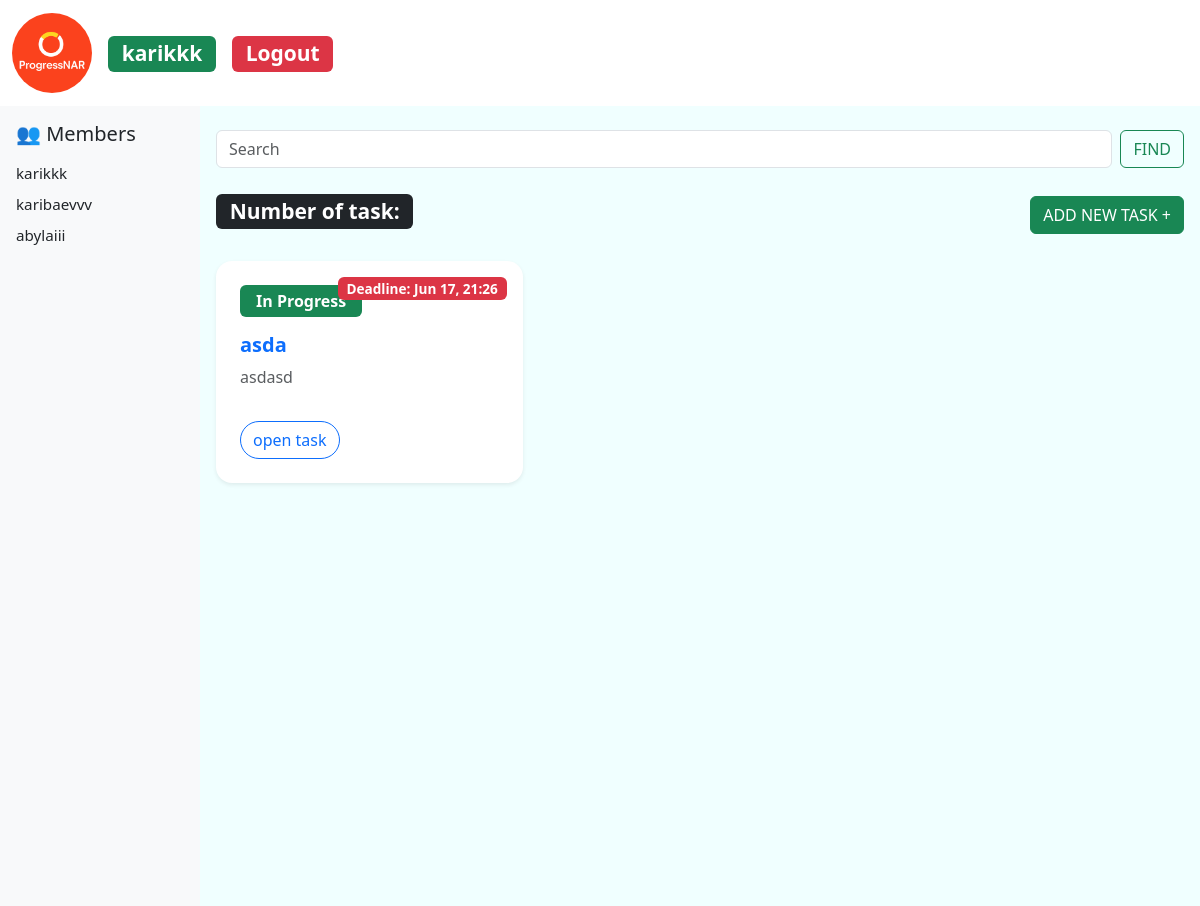
Screenshot of /project/552e9ab7945846c092cd9d25896d17c5/ (signed in) with the database file from the repository.
### todoApp_main/models.py (models this page shows, shortened)
class Task(models.Model):
    class Status(models.TextChoices):
        BACKLOG = 'backlog', 'Backlog'
        IN_PROGRESS = 'in_progress', 'In Progress'
        DONE = 'done', 'Done'
        EXPIRED = 'expired', 'Expired'
    class Priority(models.TextChoices):
        LOW = 'low', 'Low'
        MEDIUM = 'medium', 'Medium'
        HIGH = 'high', 'High'
    user = models.ForeignKey(User, on_delete=models.CASCADE,blank=True)
    id = models.UUIDField(primary_key = True,default = uuid.uuid4,editable = False)
    title = models.CharField(max_length = 100)
    description = models.TextField(null = False,blank = True)
    responsible_user = models.ManyToManyField(  # Изменил название поля
        User,
        blank=True,
        related_name='responsible_users',
    )
    status = models.CharField(
        max_length = 20,
        choices = Status.choices,
        default = Status.BACKLOG
    )
    priority = models.CharField(
        max_length = 20,
        choices = Priority.choices,
        default = Priority.MEDIUM
    )
    deadline = models.DateTimeField()
    created_at = models.DateTimeField(auto_now_add = True)
    updated_at = models.DateTimeField(auto_now = True)
    class Meta:
        ordering = ['-updated_at']

### todoApp_main/views.py (the view)
# urls.py: path('project/<str:pk>/',views.project,name='project'),
@login_required(login_url='login')
def project(request,pk):
    project = Projects.objects.get(id = pk)
    if request.user != project.admin and not project.users.filter(id=request.user.id).exists():
        return redirect('not_allowed')
    tasks = project.tasks.all()
    users = project.users.all()
    project_id = pk
    print(users)
    return render(request,'todoApp_main/project_page.html',{'tasks':tasks,'project_id':project_id,'users':users})

### todoApp_main/templates/todoApp_main/project_page.html (shortened to what this page needs)
{% extends 'main.html' %}
{% block content %}
<div class="grid-container">
  <aside class="sidebar">
    <h5 class="mb-3">👥 Members</h5>
    {% for user in users %}
      <div class="user-item">
        {{ user.username }}
      </div>
    {% endfor %}
  </aside>
  <main class="main-content px-3 py-4">
    <form class="d-flex flex-column flex-sm-row mb-4 gap-2" role="search">
      <input class="form-control" name="q" type="search" placeholder="Search" aria-label="Search" />
      <button class="btn btn-outline-success" type="submit">FIND</button>
    </form>
    <div class="d-flex flex-column flex-md-row justify-content-between align-items-start align-items-md-center mb-4 gap-2">
      <h3>
        <span class="badge text-bg-dark">Number of task: {{ task_amount }}</span>
      </h3>
      <a href="{% url 'task_create' project_id %}">
        <button type="button" class="btn btn-success">ADD NEW TASK +</button>
      </a>
    </div>
    <div class="row g-4">
      {% for task in tasks %}
        <div class="col-sm-12 col-md-6 col-lg-4">
          <div class="card h-100 shadow-sm border-0 rounded-4 position-relative task-card">
            <span class="badge bg-danger position-absolute top-0 end-0 m-3">
              Deadline: {{ task.deadline|date:"M d, H:i" }}
            </span>
            <div class="card-body p-4">
              <span class="badge bg-success fs-6 px-3 py-2 mb-3 d-inline-block">
                {{ task.get_status_display }}
              </span>
              <h5 class="card-title fw-bold text-primary">
                {{ task.title }}
              </h5>
              <p class="card-text text-muted">
                {{ task.description|truncatewords:20 }}
              </p>
              <a href="{% url 'task' task.id %}" class="btn btn-outline-primary rounded-pill mt-3">
                open task
              </a>
            </div>
          </div>
        </div>
      {% endfor %}
    </div>
  </main>
</div>
{% endblock %}

### templates/navbar.html (shortened to what this page needs)
{% load static %}
<nav class="navbar navbar-expand-lg bg-body-tertiary">
  <div class="container-fluid">
    <a class="navbar-brand" href="/"><img class="circle-img" src="{% static 'images/project-icon-1.png'%}" width="100" height="100"> </a>
    <div class="collapse navbar-collapse" id="navbarSupportedContent">
      <ul class="navbar-nav me-auto mb-2 mb-lg-0">
        {% if request.user.is_authenticated %}
        <h3 class="mb-2 mb-md-0 me-3">
          <span class="badge text-bg-success"> {{ user.username }}</span>
        </h3>
         <h3 class="mb-2 mb-md-0">
          <span class="badge text-bg-danger">  <a class="custom-link" class="nav-link" href="{% url 'logout' %}">Logout</a></span>
        </h3>
        {% else %}
        <h3 class="mb-2 mb-md-0">
          <span class="badge text-bg-success">  <a class="custom-link" class="nav-link" href="{% url 'login' %}">Login</a></span>
        </h3>
        {% endif %}
      </ul>
    </div>
  </div>
</nav>

### static/styles/main.css (style rules this page uses)
p { color: black; }
body { background-color: azure; }
a { text-decoration: none; }
.circle-img { width: 80px; height: 80px; border-radius: 50%; object-fit: cover; }
.navbar { background-color: white !important; }
.custom-link { color: white; }
.task-card .badge { font-size: 0.85rem; }

### todoApp_main/templates/todoApp_main/project_page.html (style rules this page uses)
.grid-container { display: grid; grid-template-columns: 200px 1fr; min-height: 100vh; }
.sidebar { background-color: #f8f9fa; padding: 1rem; }
.user-item { margin-bottom: 8px; font-size: 0.95rem; font-weight: 500; }
.task-card .badge { font-size: 0.85rem; }

### rows the page displays
Task: deadline "Jun 17, 21:26", status "In Progress", title "asda", description "asdasd"

### other values shown
{{ user.username }} "karikkk"
{{ user.username }} "karibaevvv"
{{ user.username }} "abylaiii"
